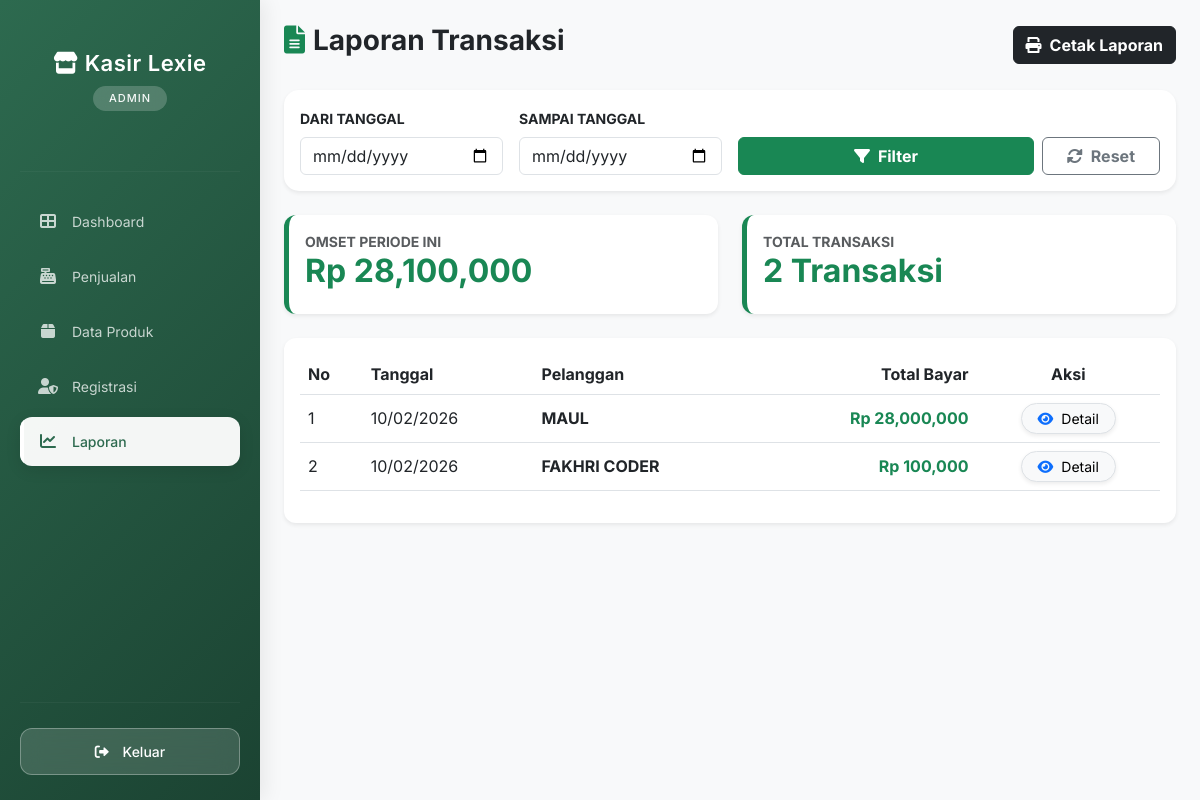
Screenshot of /kasir/petugas/laporan/index.php (signed in) with the database file from the repository.
### tables this page shows
CREATE TABLE `penjualan` (
  `PenjualanID` int(11) NOT NULL,
  `TanggalPenjualan` date NOT NULL,
  `TotalHarga` decimal(10,2) NOT NULL,
  `PelangganID` int(11) NOT NULL
);

CREATE TABLE `pelanggan` (
  `PelangganID` int(11) NOT NULL,
  `NamaPelanggan` varchar(255) NOT NULL,
  `Alamat` text NOT NULL,
  `NomorTelepon` varchar(15) NOT NULL
);

### kasir/petugas/laporan/index.php (the view, shortened to what this page needs)
<?php
include '../../main/connect.php';
$tgl_mulai = isset($_GET['tgl_mulai']) ? $_GET['tgl_mulai'] : '';
$tgl_selesai = isset($_GET['tgl_selesai']) ? $_GET['tgl_selesai'] : '';
?>
<!DOCTYPE html>
<html lang="id">
<head>
    <link href="https://cdn.jsdelivr.net/npm/bootstrap@5.3.0/dist/css/bootstrap.min.css" rel="stylesheet">
    <link rel="stylesheet" href="https://cdnjs.cloudflare.com/ajax/libs/font-awesome/6.0.0/css/all.min.css">
    <link rel="stylesheet" href="../../assets/css/style.css">
</head>
<body class="bg-light">
    <div class="d-flex">
        <div class="no-print">
            <?php include '../../template/sidebar.php'; ?>
        </div>
        <div class="container-fluid p-4">
            <div class="d-flex justify-content-between align-items-center mb-4 no-print">
                <h3 class="fw-bold"><i class="fas fa-file-alt me-2 text-success"></i>Laporan Transaksi</h3>
                <button class="btn btn-dark fw-bold btn-print" onclick="window.print()">
                    <i class="fas fa-print me-2"></i>Cetak Laporan
                </button>
            </div>
            <div class="card shadow-sm mb-4 no-print border-0" style="border-radius: 15px;">
                <div class="card-body">
                    <form method="GET" class="row g-3 align-items-end">
                        <div class="col-md-3">
                            <label class="form-label small fw-bold">DARI TANGGAL</label>
                            <input type="date" name="tgl_mulai" class="form-control" value="<?= $tgl_mulai ?>">
                        </div>
                        <div class="col-md-3">
                            <label class="form-label small fw-bold">SAMPAI TANGGAL</label>
                            <input type="date" name="tgl_selesai" class="form-control" value="<?= $tgl_selesai ?>">
                        </div>
                        <div class="col-md-6 d-flex gap-2">
                            <button type="submit" class="btn btn-success flex-grow-1 fw-bold">
                                <i class="fas fa-filter me-2"></i>Filter
                            </button>
                            <a href="index.php" class="btn btn-outline-secondary px-4 fw-bold">
                                <i class="fas fa-sync-alt me-2"></i>Reset
                            </a>
                        </div>
                    </form>
                </div>
            </div>
            <?php
            $where = "";
            $summary = mysqli_query($conn, "SELECT SUM(TotalHarga) as total, COUNT(*) as jml FROM penjualan $where");
            $ds = mysqli_fetch_assoc($summary);
            ?>
            <div class="row mb-4">
                <div class="col-md-6">
                    <div class="card card-report shadow-sm p-3 bg-white border-start border-success border-5">
                        <small class="text-muted fw-bold">OMSET PERIODE INI</small>
                        <h2 class="fw-bold text-success">Rp <?= number_format($ds['total'] ?? 0); ?></h2>
                    </div>
                </div>
                <div class="col-md-6">
                    <div class="card card-report shadow-sm p-3 bg-white border-start border-success border-5">
                        <small class="text-muted fw-bold">TOTAL TRANSAKSI</small>
                        <h2 class="fw-bold text-success"><?= $ds['jml']; ?> Transaksi</h2>
                    </div>
                </div>
            </div>
            <div class="card card-report shadow-sm">
                <div class="card-body">
                    <div class="table-responsive">
                        <table class="table table-hover align-middle">
                            <thead>
                                <tr>
                                    <th>No</th>
                                    <th>Tanggal</th>
                                    <th>Pelanggan</th>
                                    <th class="text-end">Total Bayar</th>
                                    <th class="no-print text-center">Aksi</th>
                                </tr>
                            </thead>
                            <tbody>
                                <?php
                                $no = 1;
                                $query = mysqli_query($conn, "SELECT * FROM penjualan JOIN pelanggan ON penjualan.PelangganID = pelanggan.PelangganID $where ORDER BY TanggalPenjualan DESC");
                                while($d = mysqli_fetch_array($query)){
                                ?>
                                <tr>
                                    <td><?= $no++; ?></td>
                                    <td><?= date('d/m/Y', strtotime($d['TanggalPenjualan'])); ?></td>
                                    <td><span class="fw-bold text-uppercase"><?= $d['NamaPelanggan']; ?></span></td>
                                    <td class="fw-bold text-end text-success">Rp <?= number_format($d['TotalHarga']); ?></td>
                                    <td class="no-print text-center">
                                       <a href="/kasir/petugas/laporan/detail.php?id=<?= $d['PenjualanID']; ?>"
   class="btn btn-sm btn-light border rounded-pill px-3 shadow-sm">
                                            <i class="fas fa-eye me-1 text-primary"></i> Detail
                                        </a>
                                    </td>
                                </tr>
                                <?php } ?>
                            </tbody>
                        </table>
                    </div>
                </div>
            </div>
        </div>
    </div>
</body>
</html>

### kasir/assets/css/style.css (style rules this page uses)
.card-report { border-radius: 15px; border: none; }
.table thead { background-color: #f8f9fa; }

### kasir/petugas/laporan/index.php (style rules this page uses)
.card-report { border-radius: 12px; border: none; }

### kasir/template/sidebar.php (style rules this page uses)
* { font-family: 'Inter', sans-serif; }

### rows the page displays
penjualan: TanggalPenjualan "10/02/2026", PelangganID.NamaPelanggan "MAUL", TotalHarga "28,000,000"
penjualan: TanggalPenjualan "10/02/2026", PelangganID.NamaPelanggan "FAKHRI CODER", TotalHarga "100,000"

### other values shown
$_SESSION['role'] "ADMIN"
$ds['total'] "28,100,000"
$ds['jml'] "2"
